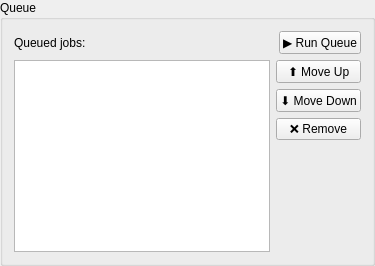
         <widget class="QGroupBox" name="queueGroup">
          <property name="title">
           <string>Queue</string>
          </property>
          <layout class="QVBoxLayout" name="queueLayout">
           <item>
            <layout class="QHBoxLayout" name="queueTopRow">
             <item>
              <widget class="QLabel" name="queueHintLabel">
               <property name="text">
                <string>Queued jobs:</string>
               </property>
              </widget>
             </item>
             <item>
              <spacer name="queueTopSpacer">
               <property name="orientation">
                <enum>Qt::Horizontal</enum>
               </property>
               <property name="sizeHint" stdset="0">
                <size>
                 <width>40</width>
                 <height>20</height>
                </size>
               </property>
              </spacer>
             </item>
             <item>
              <widget class="QPushButton" name="runQueueButton">
               <property name="text">
                <string>▶ Run Queue</string>
               </property>
              </widget>
             </item>
            </layout>
           </item>
           <item>
            <layout class="QHBoxLayout" name="queueMainRow">
             <item>
              <widget class="QListWidget" name="queueList">
               <property name="minimumSize">
                <size>
                 <width>0</width>
                 <height>50</height>
                </size>
               </property>
              </widget>
             </item>
             <item>
              <layout class="QVBoxLayout" name="queueControlsCol">
               <item>
                <widget class="QPushButton" name="queueMoveUpButton">
                 <property name="text">
                  <string>⬆ Move Up</string>
                 </property>
                </widget>
               </item>
               <item>
                <widget class="QPushButton" name="queueMoveDownButton">
                 <property name="text">
                  <string>⬇ Move Down</string>
                 </property>
                </widget>
               </item>
               <item>
                <widget class="QPushButton" name="queueRemoveButton">
                 <property name="text">
                  <string>❌ Remove</string>
                 </property>
                </widget>
               </item>
               <item>
                <spacer name="queueControlsSpacer">
                 <property name="orientation">
                  <enum>Qt::Vertical</enum>
                 </property>
                 <property name="sizeHint" stdset="0">
                  <size>
                   <width>20</width>
                   <height>40</height>
                  </size>
                 </property>
                </spacer>
               </item>
              </layout>
             </item>
            </layout>
           </item>
          </layout>
         </widget>
